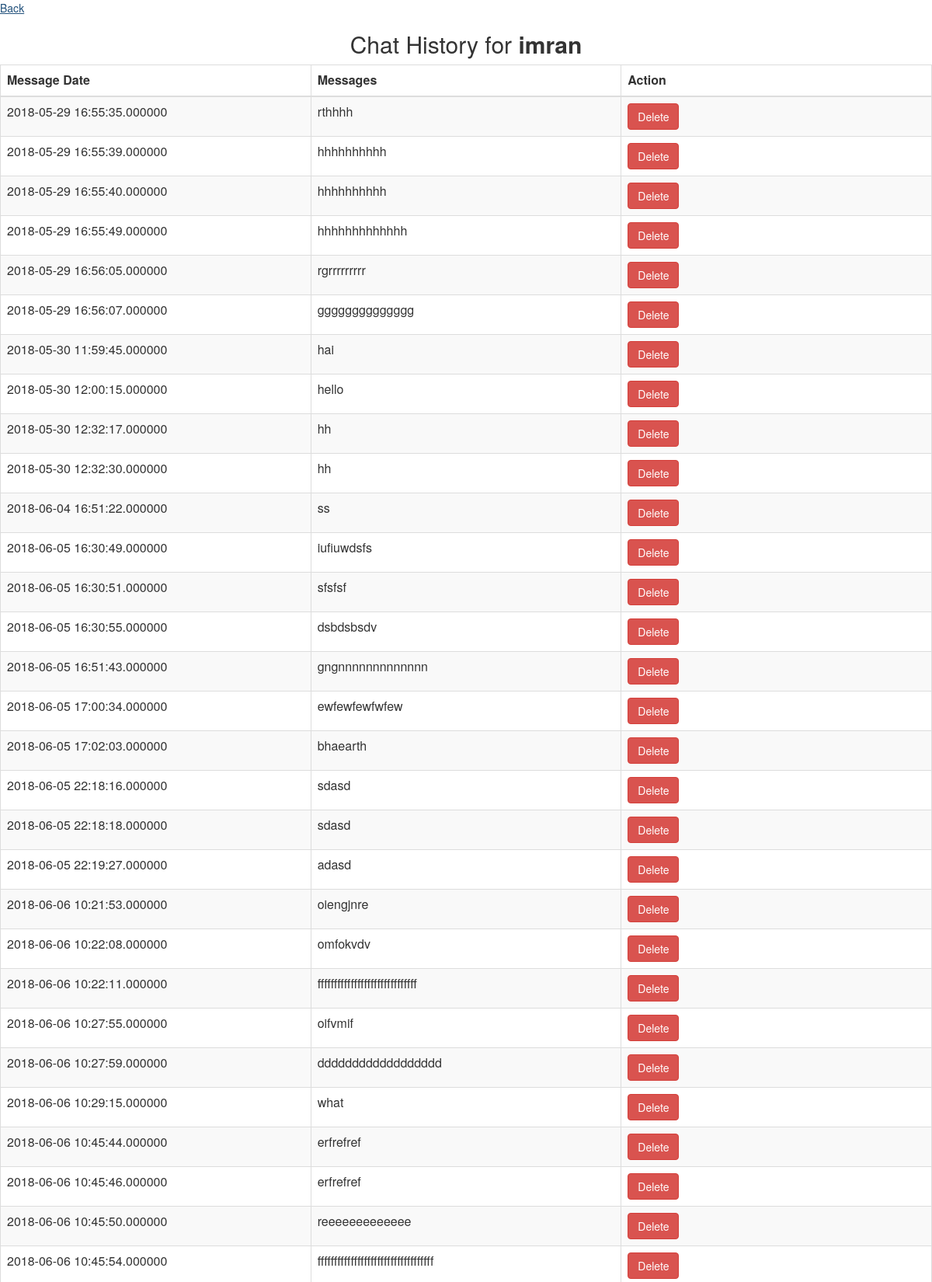
The app's page /admin/userchat/history/?uid=13 (signed in, upper part) with its own data.
### tables this page shows
CREATE TABLE `chat` (
  `uid` int(50) NOT NULL,
  `fullname` varchar(30) NOT NULL,
  `password` varchar(50) NOT NULL,
  `username` varchar(50) NOT NULL,
  `useronline` tinyint(1) NOT NULL,
  `is_admin` int(1) NOT NULL,
  `dt` timestamp NOT NULL DEFAULT CURRENT_TIMESTAMP ON UPDATE CURRENT_TIMESTAMP,
  `ip` int(11) DEFAULT NULL,
  `country` varchar(80) DEFAULT NULL,
  `countrycode` varchar(2) DEFAULT NULL,
  `city` varchar(80) DEFAULT NULL
);

CREATE TABLE `messages` (
  `messageId` int(11) NOT NULL,
  `msgRegisterDate` datetime(6) NOT NULL,
  `messageBody` varchar(100) NOT NULL,
  `messageSession` varchar(100) DEFAULT NULL,
  `messageSenderId` int(50) NOT NULL
);

### php/connection.php (called while the page is built, shortened)
<?php
class Model
{
    public function __construct()
    {
        $this->db = new mysqli(DB_HOST, DB_USER, DB_PASS, DB_NAME);
    }
}
?>

### php/send.php (called while the page is built, shortened)
<?php
include_once('connection.php');
class Send extends Model
{
    public function isAdmin1()
    {
        $user = $this->getUser($this->getCurrentUid());
        if ($user && $user['is_admin']) {
            return true;
        } else {
            return false;
        }
    }
    public function getUser($uid)
    {
        $sql = "SELECT * FROM chat WHERE uid = $uid";
        $result = mysqli_query($this->db, $sql);
        $data = mysqli_fetch_array($result);
        if (!empty($data)) {
            return $data;
        }
        return false;
    }
    public function getCurrentUid()
    {
        if (isset($_SESSION['uid']) && !empty($_SESSION['uid'])) {
            return $_SESSION['uid'];
        }
        return false;
    }
    public function userChatHistory($uid)
    {
        $sql = "select m.messageId,m.msgRegisterDate,m.messageBody,c.fullname from messages as m, chat as c WHERE c.uid=m.messageSenderId and c.uid= $uid";
        $result = mysqli_query($this->db, $sql);
        $userData = mysqli_fetch_all($result, MYSQLI_ASSOC);
        return $userData;
    }
    public function IsAdmin()
    {
        $sql2 = "SELECT uid from chat WHERE is_admin='1'";
        $result = mysqli_query($this->db, $sql2);
        $count_row = $result->num_rows;
        if ($count_row == 1) {
            return true;
        } else {
            return false;
        }
    }
}

### admin/userchat/history/index.php (the view, shortened to what this page needs)
<?php
include_once '../../../php/send.php';
$userClass = new send();
if (!$userClass->isAdmin1()) {
    header("location:../../../../chatonline");
}
$uid = $_GET['uid'];
$user = $userClass->getUser($uid);
$history = $userClass->userChatHistory($uid);
if ($userClass->isAdmin() && $user) {
    ?>
    <a href="../../">Back</a><br>
    <?php if (count($history)) {
        ?>
        <html>
        <head lang="en">
            <link type="text/css" rel="stylesheet" href="../../../css/bootstrap-3.2.0/dist/css/bootstrap.css">
        </head>
        <body>
        <div style="text-align: center">
            <h2>Chat History for <b><?= $user['fullname'] ?></b></h2>
        </div>
        <table class="table table-bordered table-hover table-striped" style="table-layout: fixed">
            <thead>
            <tr>
                <th>Message Date</th>
                <th>Messages</th>
                <th>Action</th>
            </tr>
            </thead>
            <?php foreach ($history as $data) { ?>
                <tr>
                    <td><?php echo $data['msgRegisterDate']; ?></td>
                    <td><?php echo $data['messageBody']; ?></td>
                        <td>
                            <a href="delete.php?uid=<?= $user[0] ?>&msgId=<?=$data['messageId']?>">
                                <button class="btn btn-danger">Delete</button>
                            </a>
                        </td>
                </tr>
            <?php } ?>
        </table>
        </body>
        </html>
        <?php
    } else {
        ?>
        <span>No chat history found for user <b><?= $user['fullname'] ?></b> !!!</span>
        <?php
    }
    ?>
    <?php
} else {
    header("location:../../../");
}
?>

### records on screen
chat: fullname "imran"
messages: msgRegisterDate "2018-05-29 16:55:35.000000", messageBody "rthhhh"
messages: msgRegisterDate "2018-05-29 16:55:39.000000", messageBody "hhhhhhhhhh"
messages: msgRegisterDate "2018-05-29 16:55:40.000000", messageBody "hhhhhhhhhh"
messages: msgRegisterDate "2018-05-29 16:55:49.000000", messageBody "hhhhhhhhhhhhh"
messages: msgRegisterDate "2018-05-29 16:56:05.000000", messageBody "rgrrrrrrrrr"
messages: msgRegisterDate "2018-05-29 16:56:07.000000", messageBody "gggggggggggggg"
messages: msgRegisterDate "2018-05-30 11:59:45.000000", messageBody "hai"
messages: msgRegisterDate "2018-05-30 12:00:15.000000", messageBody "hello"
messages: msgRegisterDate "2018-05-30 12:32:17.000000", messageBody "hh"
messages: msgRegisterDate "2018-05-30 12:32:30.000000", messageBody "hh"
messages: msgRegisterDate "2018-06-04 16:51:22.000000", messageBody "ss"
messages: msgRegisterDate "2018-06-05 16:30:49.000000", messageBody "iufiuwdsfs"
messages: msgRegisterDate "2018-06-05 16:30:51.000000", messageBody "sfsfsf"
messages: msgRegisterDate "2018-06-05 16:30:55.000000", messageBody "dsbdsbsdv"
messages: msgRegisterDate "2018-06-05 16:51:43.000000", messageBody "gngnnnnnnnnnnnnn"
messages: msgRegisterDate "2018-06-05 17:00:34.000000", messageBody "ewfewfewfwfew"
messages: msgRegisterDate "2018-06-05 17:02:03.000000", messageBody "bhaearth"
messages: msgRegisterDate "2018-06-05 22:18:16.000000", messageBody "sdasd"
messages: msgRegisterDate "2018-06-05 22:18:18.000000", messageBody "sdasd"
messages: msgRegisterDate "2018-06-05 22:19:27.000000", messageBody "adasd"
messages: msgRegisterDate "2018-06-06 10:21:53.000000", messageBody "oiengjnre"
messages: msgRegisterDate "2018-06-06 10:22:08.000000", messageBody "omfokvdv"
messages: msgRegisterDate "2018-06-06 10:22:11.000000", messageBody "ffffffffffffffffffffffffffffff"
messages: msgRegisterDate "2018-06-06 10:27:55.000000", messageBody "oifvmif"
messages: msgRegisterDate "2018-06-06 10:27:59.000000", messageBody "dddddddddddddddddd"
messages: msgRegisterDate "2018-06-06 10:29:15.000000", messageBody "what"
messages: msgRegisterDate "2018-06-06 10:45:44.000000", messageBody "erfrefref"
messages: msgRegisterDate "2018-06-06 10:45:46.000000", messageBody "erfrefref"
messages: msgRegisterDate "2018-06-06 10:45:50.000000", messageBody "reeeeeeeeeeeee"
messages: msgRegisterDate "2018-06-06 10:45:54.000000", messageBody "fffffffffffffffffffffffffffffffffff"
